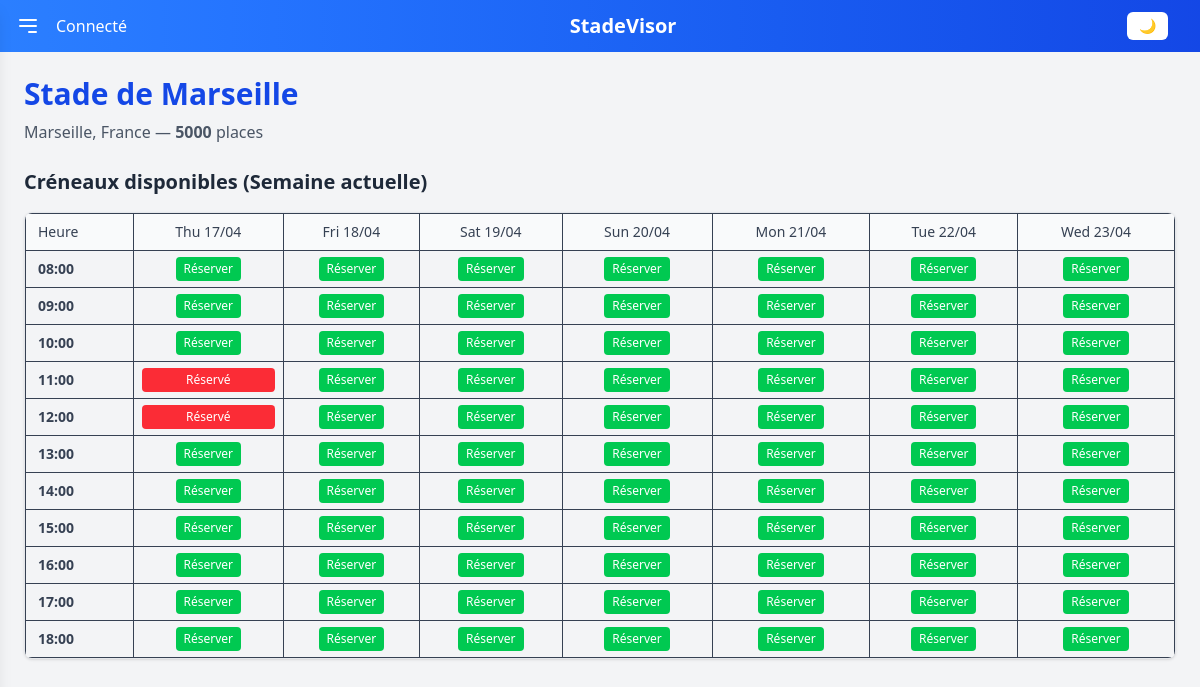
Page /stadium_details/7 (signed in) on the committed database.
### tables this page shows
CREATE TABLE stadiums (
    id INTEGER PRIMARY KEY AUTOINCREMENT,
    name TEXT NOT NULL,
    location TEXT NOT NULL,
    capacity INTEGER NOT NULL
);

### app.py (the view, shortened to what this page needs)
@app.route("/stadium_details/<int:stadium_id>", methods=["GET", "POST"])
def stadium_details(stadium_id):
    user_id = session.get("user_id")
    role = session.get("role")
    if not user_id:
        flash("Vous devez être connecté pour accéder à cette page.")
        return redirect(url_for("auth"))
    conn = get_db_connection()
    stadium = conn.execute("SELECT * FROM stadiums WHERE id = ?", (stadium_id,)).fetchone()
    if not stadium:
        flash("Le stade n'existe pas.")
        conn.close()
        return redirect(url_for("index"))
    today = datetime.today().date()
    calendar_days = [today + timedelta(days=i) for i in range(7)]
    hours = [f"{h:02d}:00" for h in range(8, 19)]
    reservations = conn.execute(
        "SELECT * FROM reservations WHERE stadium_id = ? AND date >= ? AND date <= ?",
        (stadium_id, calendar_days[0].strftime("%Y-%m-%d"), calendar_days[-1].strftime("%Y-%m-%d"))
    ).fetchall()
    user_reservations = conn.execute(
        "SELECT * FROM reservations WHERE user_id = ? AND stadium_id = ? AND date >= ? AND date <= ?",
        (user_id, stadium_id, calendar_days[0].strftime("%Y-%m-%d"), calendar_days[-1].strftime("%Y-%m-%d"))
    ).fetchall() if user_id else []
    calendar = {day.strftime('%Y-%m-%d'): {hour: "free" for hour in hours} for day in calendar_days}
    for res in reservations:
        res_date = res["date"]
        res_time = res["time"]
        if res_date in calendar and res_time in calendar[res_date]:
            calendar[res_date][res_time] = "reserved"
    conn.close()
    return render_template(
        "stadium_details.html",
        stadium=stadium,
        calendar_days=calendar_days,
        hours=hours,
        calendar=calendar,
        user_reservations=user_reservations,
        role=role
    )

### app.py (called while the page is built)
def get_db_connection():
    conn = sqlite3.connect(DATABASE)
    conn.row_factory = sqlite3.Row
    return conn

### templates/stadium_details.html (shortened to what this page needs)
{% extends 'base.html' %}
{% block content %}
<div class="animate-fade-in">
  <h1 class="text-3xl font-bold text-blue-700 dark:text-blue-400 mb-2">{{ stadium.name }}</h1>
  <p class="text-gray-600 dark:text-gray-300 mb-6">
    {{ stadium.location }} — <span class="font-semibold">{{ stadium.capacity }}</span> places
  </p>
  <h2 class="text-xl font-semibold mb-4 text-gray-800 dark:text-gray-200">
    Créneaux disponibles (Semaine actuelle)
  </h2>
  <div id="tableau-reservations">
    {% include 'tableau_stadium_details.html' %}
  </div>
</div>
{% endblock %}

### templates/stadium_details.html (style rules this page uses)
.animate-fade-in { animation: fadeIn 0.4s ease-in-out both; }

### rows in the picture
stadiums: name "Stade de Marseille", location "Marseille, France", capacity "5000"

### other values in the picture
{{ day.strftime('%a %d/%m') }} "Thu 17/04" "Fri 18/04" "Sat 19/04" "Sun 20/04" "Mon 21/04" "Tue 22/04" "Wed 23/04"
{{ hour }} "08:00" "09:00" "10:00" "11:00" "12:00" "13:00" "14:00" "15:00" "16:00" "17:00" "18:00"
